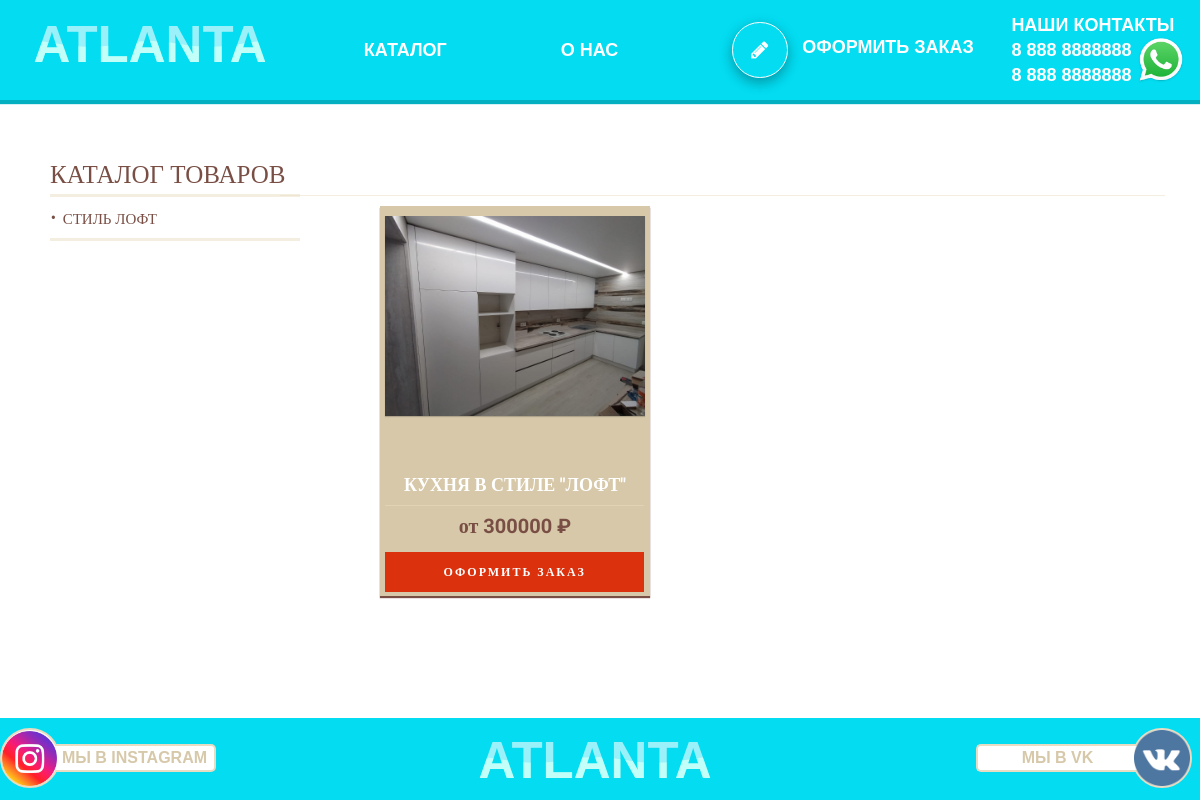
The app's page /catalog/, older data.
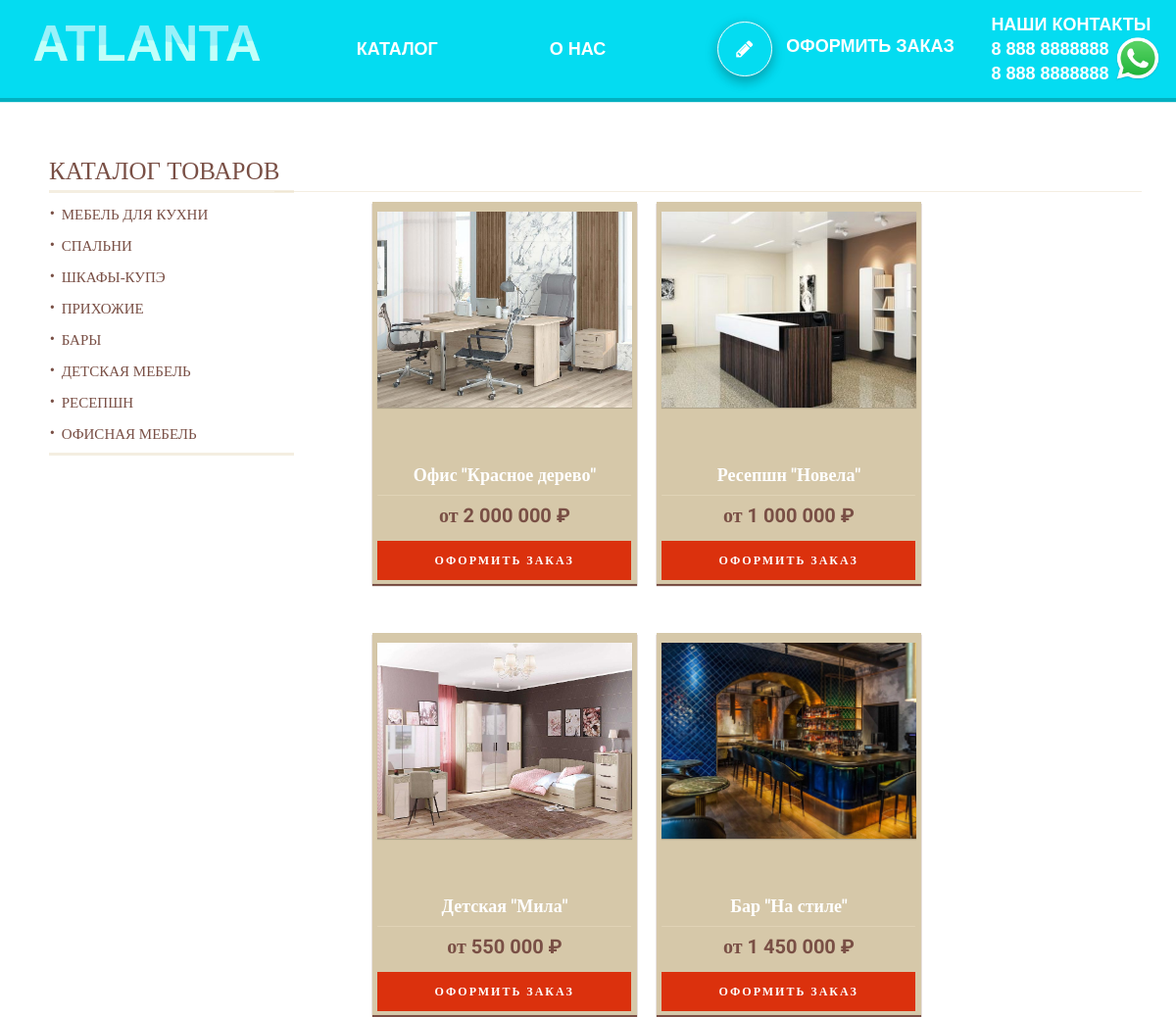
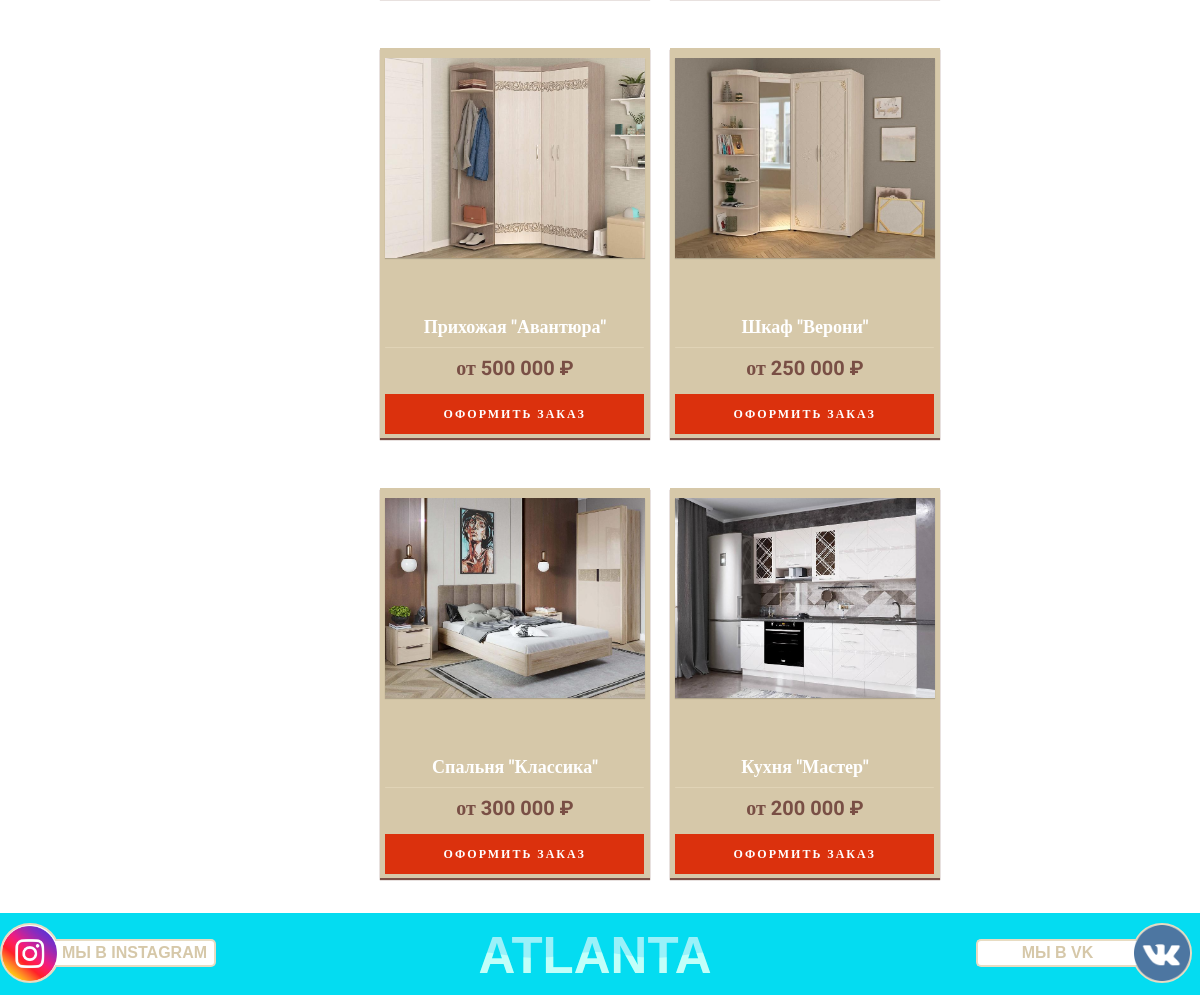
The same page, newer data (2 pictures, top to bottom).
### order/models.py (models this page shows, shortened)
class NewCategoryOrder(models.Model):
    cat_order_title = models.CharField(max_length=200, verbose_name='Название категории')
    cat_order_fk = models.ForeignKey('NewCategory', on_delete=models.PROTECT)
    slug = models.SlugField(max_length=200, unique=True, db_index=True, verbose_name='URL')
    def get_absolute_url(self):
        return reverse('category', kwargs={'cat_slug': self.slug})
    class Meta:
        verbose_name = "подкатегорию"
        verbose_name_plural = "подкатегории"

class OrderNew(models.Model):
    order_main_img = models.ImageField(upload_to='car_img_order/%Y/%m/%d/', verbose_name='Главная картинка')
    order_main_img_mini = models.ImageField(upload_to='car_img_order/%Y/%m/%d/', verbose_name='Картинка брэнда',
                                            null=True, blank=True)
    slug = models.SlugField(max_length=200, unique=True, db_index=True, verbose_name='URL')
    order_main_title = models.CharField(max_length=250, verbose_name='Название товара')
    order_dop_title1 = models.CharField(max_length=400, verbose_name='Доп-характеристика1', blank=True)
    order_dop_title2 = models.CharField(max_length=400, verbose_name='Доп-характеристика2', blank=True)
    order_dop_title3 = models.CharField(max_length=400, verbose_name='Доп-характеристика3', blank=True)
    order_dop_title4 = models.CharField(max_length=400, verbose_name='Доп-характеристика4', blank=True)
    order_dop_title5 = models.CharField(max_length=400, verbose_name='Доп-характеристика5', blank=True)
    order_dop_title6 = models.CharField(max_length=400, verbose_name='Доп-характеристика6', blank=True)
    order_img_2 = models.ImageField(upload_to='car_img_order/%Y/%m/%d/', verbose_name='Вторая картинка',
                                    null=True, blank=True)
    order_img_3 = models.ImageField(upload_to='car_img_order/%Y/%m/%d/', verbose_name='Третья картинка',
                                    null=True, blank=True)
    order_img_4 = models.ImageField(upload_to='car_img_order/%Y/%m/%d/', verbose_name='Четвёртая картинка',
                                    null=True, blank=True)
    order_img_5 = models.ImageField(upload_to='car_img_order/%Y/%m/%d/', verbose_name='Пятая картинка',
                                    null=True, blank=True)
    order_img_6 = models.ImageField(upload_to='car_img_order/%Y/%m/%d/', verbose_name='Шестая картинка',
                                    null=True, blank=True
                                    )
    cat = models.ForeignKey('NewCategoryOrder', on_delete=models.PROTECT, verbose_name='Категория')
    order_price = models.CharField(max_length=50, verbose_name='Цена товара')
    order_text = models.TextField(verbose_name='Описание')
    order_maim_date_add = models.DateTimeField(auto_now_add=True, verbose_name='Время создания')
    order_maim_date = models.DateTimeField(auto_now=True, verbose_name='Время изменения')
    order_is_published = models.BooleanField(default=True, verbose_name='Статус Опубликован/Не опубликован')
    def get_absolute_url(self):
        return reverse('post', kwargs={'post_slug': self.slug})
    class Meta:
        verbose_name = "карточку товара"
        verbose_name_plural = "карточки товара"
        ordering = ['-order_maim_date_add']

### WWT/views.py (the view)
# urls.py: path('catalog/', Catalog.as_view(), name='catalog'),
class Catalog(ListView):
    model = OrderNew
    template_name = 'WWT/catalog.html'
    context_object_name = 'ord_new'
    def get_context_data(self, *, object_list=None, **kwargs):
        context = super().get_context_data(**kwargs)
        context['title'] = 'Каталог'
        context['cat_selected'] = 0
        context['menu'] = menu
        context['form_product'] = form_product
        return context
    def get_queryset(self):
        return OrderNew.objects.filter(order_is_published=True).select_related('cat')

### WWT/templatetags/blog_tags.py (called while the page is built)
@register.inclusion_tag('WWT/list_category.html')
def ShowCategory(sort=None, cat_selected=0):
    if not sort:
        cats = NewCategoryOrder.objects.all()
    else:
        cats = NewCategoryOrder.objects.order_by(sort)
    return {'cats': cats, 'cat_selected': cat_selected}

### templates/WWT/catalog.html (shortened to what this page needs)
<!DOCTYPE html>
{% load static %}
{% load blog_tags %}
<html lang="ru">
<head>
    <link rel="stylesheet" href="{% static 'css/style_catalog.css' %}">
</head>
<body>
<div class="wrapper">
    <header class="header">
        <a href="{% url 'home_page' %}" class="header__logo">
            <svg viewbox="0 0 100 20">
                <text text-anchor="middle" x="50" y="15" font-size="17" fill="url(#wave)" fill-opacity="1">
                    ATLANTA
                </text>
                <text text-anchor="middle" x="50" y="15" font-size="17" fill="white"
                      fill-opacity="0.6">ATLANTA
                </text>
            </svg>
        </a>
        <nav class="header__menu">
            <ul class="header__list">
                <li><a href="" class="header__link">КАТАЛОГ</a></li>
                <li><a href="{% url 'about_me' %}" class="header__link">О НАС</a></li>
                <li class="header__link3">{% include 'WWT/form3.html' %}</li>
                <li id="hl"><a href="tel:+79179552659" class="header__link4">НАШИ КОНТАКТЫ <br> 8 888 8888888 <br> 8 888 8888888 <img
                        src="{% static  'images/WhatsApp_icon.png' %}" alt=""> </a>
                </li>
            </ul>
        </nav>
    </header>
    <main class="main">
        <aside class="sidebar">
            <ul>
                {% ShowCategory cat_selected=cat_selected %}
            </ul>
        </aside>
        <section class="content">
            <hr class="hr_side2">
            <div class="products__items">
                {% for product in ord_new %}
                <div class="products__item">
                    <a href="{{ product.get_absolute_url }}" class="product_item_a">
                        <div class="products__image">
                            <img src="{{ product.order_main_img.url }}" alt="">
                        </div>
                        <div class="products__name">{{ product.order_main_title }}</div>
                        <hr class="hr_price">
                        <div class="price_order">от {{ product.order_price }} ₽</div>
                        <div class="products__button">ОФОРМИТЬ ЗАКАЗ</div>
                    </a>
                </div>
                {% endfor %}
            </div>
        </section>
    </main>
    <footer class="footer">
        <div class="container">
            <div class="wrap_footer">
                <div class="we_whatsapp">
                    <a class="we_inst" href="https://instagram.com/atlanta_mebel_kz?igshid=YmMyMTA2M2Y=">
                        <div class="we_whatsapp_wrap">
                            <div class="we_whatsapp_title">
                                МЫ В INSTAGRAM
                            </div>
                            <img class="we_whatsapp_logo" src="{% static  'images/Instagram-Icon.png' %}" alt="">
                    </a>
                </div>
            </div>
            <div class="logo_footer">
                <a href="">
                    <svg viewbox="0 0 100 20">
                        <text text-anchor="middle" x="50" y="15" font-size="17" fill="url(#wave)" fill-opacity="1">
                            ATLANTA
                        </text>
                        <text text-anchor="middle" x="50" y="15" font-size="17" fill="white"
                              fill-opacity="0.6">ATLANTA
                        </text>
                    </svg>
                </a>
            </div>
            <div class="we_instagramm">
                <a class="we_inst" href="https://vk.com/id605181780">
                    <div class="we_instagramm_wrap">
                        <div class="we_instagramm_title">
                            МЫ В VK
                        </div>
                        <img class="we_instagramm_logo" src="{% static  'images/vk.png' %}" alt="">
                    </div>
                </a>
            </div>
        </div>
</footer>
</div>
</body>
</html>

### templates/WWT/form3.html (shortened to what this page needs)
<button class="compose"><i class="fa fa-pencil">
    <div class="after_order">ОФОРМИТЬ ЗАКАЗ</div>
</i></button>
<link rel="stylesheet" href="https://maxcdn.bootstrapcdn.com/font-awesome/4.7.0/css/font-awesome.min.css">

### templates/WWT/list_category.html (shortened to what this page needs)
{% if cat_selected == 0 %}
<div class="vertmenu">
    {% else %}
    <div class="vertmenu2">
        {% endif %}
        <ul>
            {% if cat_selected == 0 %}
            <li class="li_title">КАТАЛОГ ТОВАРОВ
                <hr class="hr_side">
                {% else %}
            <li class="li_title2"><a class="li_title_a" href="{% url 'catalog' %}">КАТАЛОГ ТОВАРОВ</a>
                <hr class="hr_side_4">
                <input type="checkbox" class="subCat" checked="checked"/>
                {% endif %}
                <ul style="display:none">
                    {% for cat in cats %}
                    {% if cat.pk == cat_selected %}
                    <li class="li_li_2">
                        &nbsp&nbsp&nbsp{{ cat.cat_order_title }}
                    </li>
                    {% else %}
                    <li class="li_li">
                        <a href="{{ cat.get_absolute_url }}">{{ cat.cat_order_title }} </a>
                    </li>
                    {% endif %}
                    {% endfor %}
                </ul>
                <hr class="hr_side3">
            </li>
        </ul>
    </div>

Row changes from the older to the newer data that the page shows:
removed NewCategoryOrder: cat_order_title "СТИЛЬ ЛОФТ"
removed OrderNew: order_main_img (picture), order_main_title "КУХНЯ В СТИЛЕ \"ЛОФТ\"", order_price "300000"
added NewCategoryOrder: cat_order_title "МЕБЕЛЬ ДЛЯ КУХНИ"
added NewCategoryOrder: cat_order_title "СПАЛЬНИ"
added NewCategoryOrder: cat_order_title "ШКАФЫ-КУПЭ"
added NewCategoryOrder: cat_order_title "ПРИХОЖИЕ"
added NewCategoryOrder: cat_order_title "БАРЫ"
added NewCategoryOrder: cat_order_title "ДЕТСКАЯ МЕБЕЛЬ"
added NewCategoryOrder: cat_order_title "РЕСЕПШН"
added NewCategoryOrder: cat_order_title "ОФИСНАЯ МЕБЕЛЬ"
added OrderNew: order_main_img (picture), order_main_title "Офис \"Красное дерево\"", order_price "2 000 000"
added OrderNew: order_main_img (picture), order_main_title "Ресепшн \"Новела\"", order_price "1 000 000"
added OrderNew: order_main_img (picture), order_main_title "Детская \"Мила\"", order_price "550 000"
added OrderNew: order_main_img (picture), order_main_title "Бар \"На стиле\"", order_price "1 450 000"
added OrderNew: order_main_img (picture), order_main_title "Прихожая \"Авантюра\"", order_price "500 000"
added OrderNew: order_main_img (picture), order_main_title "Шкаф \"Верони\"", order_price "250 000"
added OrderNew: order_main_img (picture), order_main_title "Спальня \"Классика\"", order_price "300 000"
added OrderNew: order_main_img (picture), order_main_title "Кухня \"Мастер\"", order_price "200 000"
